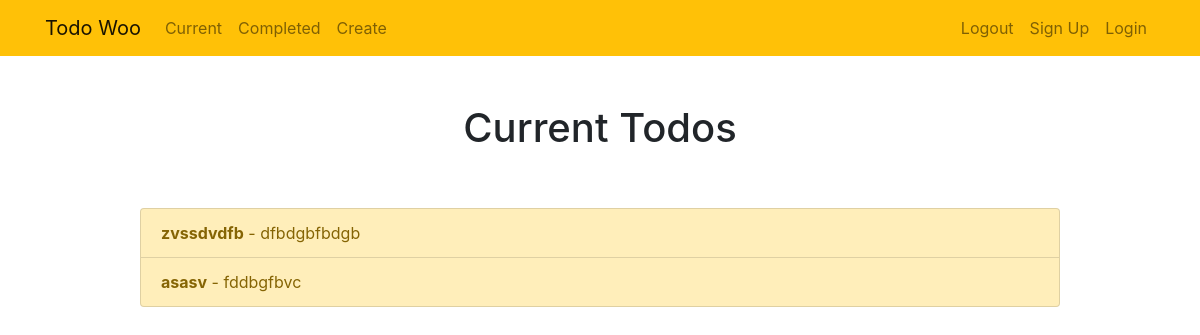
/current (signed in), run on the app's committed database.
### tables this page shows
CREATE TABLE "Todo" (`ID` INTEGER PRIMARY KEY AUTOINCREMENT UNIQUE NOT NULL, `title` TEXT, `memo` TEXT, `created` TEXT DEFAULT CURRENT_TIMESTAMP, `user` TEXT REFERENCES `Users`(`id`), important TEXT DEFAULT False, completed TEXT DEFAULT False, datecompleted TEXT);

### app.py (the view)
@app.route("/current")
@login_required
def currenttodos():
    todos = db.get_all_todos(current_user.id)
    return render_template("currenttodos.html",todos = todos)

### app.py (called while the page is built)
@login_manager.user_loader
def load_user(user_id):
    db_user = db.get_user(user_id)
    if db_user:
        return User(db_user[0],db_user[2],db_user[1])
    return None

### db_scripts.py (called while the page is built)
    def open(self):
        self.conn = sqlite3.connect(self.dbname)
        self.cursor = self.conn.cursor()

    def close(self):
        self.cursor.close()
        self.conn.close()

    def get_all_todos(self,user_id):
        self.open()
        self.cursor.execute('''SELECT * FROM Todo WHERE user=?''',[user_id])
        data = self.cursor.fetchall()
        self.close()
        return data

    def get_user(self,id):
        self.open()
        self.cursor.execute('''SELECT * FROM Users WHERE id=? ''' ,[id])
        data = self.cursor.fetchone()
        self.close()
        return data

### templates/currenttodos.html
{% extends 'base.html' %}
    {% block content %}
        <div class="row justify-content-center mt-5">
            <div class="col-md-10">
                <h1 class="text-center">Current Todos</h1>
            </div>
        </div>
        <div class="row justify-content-center mt-5">
            <div class="col-md-10">
            {% if not todos[6] == "1" %}
                <div class="list-group">
                    {% for todo in todos %}
                        {% if not todo[6] == "1" %}
                            <a href="{{ url_for('viewtodo', id=todo[0]) }}" class="list-group-item list-group-item-action {% if todo[5] == 'on' %} list-group-item-warning {% endif %} "><b>{{ todo[1] }}</b>{% if todo[2] %} - {{ todo[2] }}{% endif %}</a>
                        {% endif %}
                        {% endfor %}
                </div>
            {% else %}
                <div class="text-center">
                    <h2>Looks like you don't have any todos! Nice work.</h2>
                <br>
                <a role="button" class="btn btn-primary" href="{{ url_for('new_article') }}">New Todo</a>
                </div>
            {% endif %}
            </div>
        </div>
    {% endblock %}

### data on the page
Todo: title "zvssdvdfb", memo "dfbdgbfbdgb"
Todo: title "asasv", memo "fddbgfbvc"
